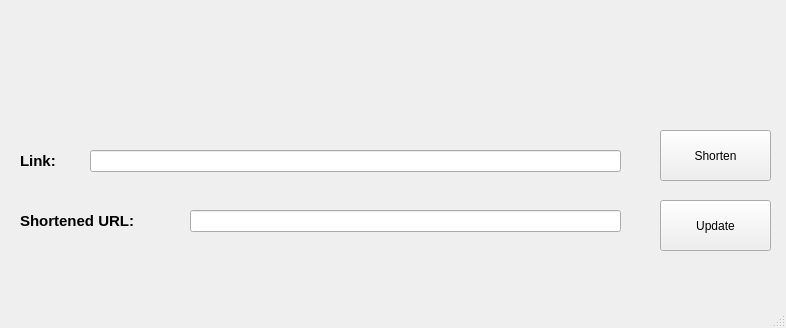
<?xml version="1.0" encoding="UTF-8"?>
<ui version="4.0">
 <class>MainWindow</class>
 <widget class="QMainWindow" name="MainWindow">
  <property name="geometry">
   <rect>
    <x>0</x>
    <y>0</y>
    <width>786</width>
    <height>328</height>
   </rect>
  </property>
  <property name="windowTitle">
   <string>URL Shortener</string>
  </property>
  <widget class="QWidget" name="centralwidget">
   <widget class="QPushButton" name="shortenButton">
    <property name="geometry">
     <rect>
      <x>660</x>
      <y>130</y>
      <width>111</width>
      <height>51</height>
     </rect>
    </property>
    <property name="text">
     <string>Shorten</string>
    </property>
   </widget>
   <widget class="QLabel" name="linkLabel">
    <property name="geometry">
     <rect>
      <x>20</x>
      <y>140</y>
      <width>51</width>
      <height>41</height>
     </rect>
    </property>
    <property name="font">
     <font>
      <pointsize>11</pointsize>
      <weight>75</weight>
      <bold>true</bold>
     </font>
    </property>
    <property name="text">
     <string>Link:</string>
    </property>
   </widget>
   <widget class="QLineEdit" name="inputURL">
    <property name="geometry">
     <rect>
      <x>90</x>
      <y>150</y>
      <width>531</width>
      <height>22</height>
     </rect>
    </property>
   </widget>
   <widget class="QLabel" name="label">
    <property name="geometry">
     <rect>
      <x>150</x>
      <y>30</y>
      <width>491</width>
      <height>91</height>
     </rect>
    </property>
    <property name="text">
     <string/>
    </property>
    <property name="pixmap">
     <pixmap>../../Pictures/url-shortener.png</pixmap>
    </property>
   </widget>
   <widget class="QLabel" name="shortenedLinkLabel">
    <property name="geometry">
     <rect>
      <x>20</x>
      <y>200</y>
      <width>151</width>
      <height>41</height>
     </rect>
    </property>
    <property name="font">
     <font>
      <pointsize>11</pointsize>
      <weight>75</weight>
      <bold>true</bold>
     </font>
    </property>
    <property name="text">
     <string>Shortened URL:</string>
    </property>
   </widget>
   <widget class="QLineEdit" name="shortenedURL">
    <property name="geometry">
     <rect>
      <x>190</x>
      <y>210</y>
      <width>431</width>
      <height>22</height>
     </rect>
    </property>
   </widget>
   <widget class="QPushButton" name="updateLinkButton">
    <property name="geometry">
     <rect>
      <x>660</x>
      <y>200</y>
      <width>111</width>
      <height>51</height>
     </rect>
    </property>
    <property name="text">
     <string>Update</string>
    </property>
   </widget>
   <widget class="QLabel" name="resultLabel">
    <property name="geometry">
     <rect>
      <x>270</x>
      <y>260</y>
      <width>251</width>
      <height>16</height>
     </rect>
    </property>
    <property name="font">
     <font>
      <family>HoloLens MDL2 Assets</family>
      <pointsize>10</pointsize>
     </font>
    </property>
    <property name="text">
     <string/>
    </property>
    <property name="alignment">
     <set>Qt::AlignCenter</set>
    </property>
   </widget>
  </widget>
  <widget class="QMenuBar" name="menubar">
   <property name="geometry">
    <rect>
     <x>0</x>
     <y>0</y>
     <width>786</width>
     <height>26</height>
    </rect>
   </property>
  </widget>
  <widget class="QStatusBar" name="statusbar"/>
 </widget>
 <resources/>
 <connections/>
</ui>
